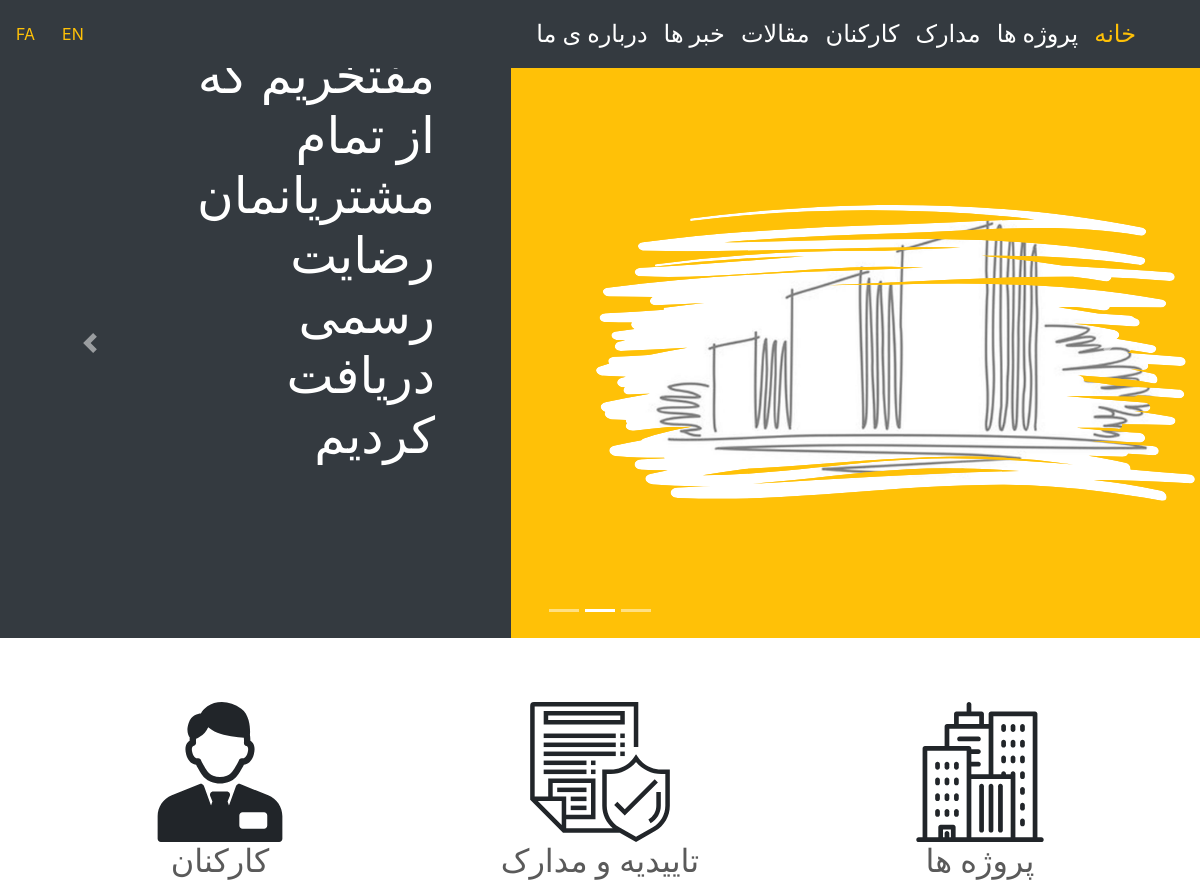
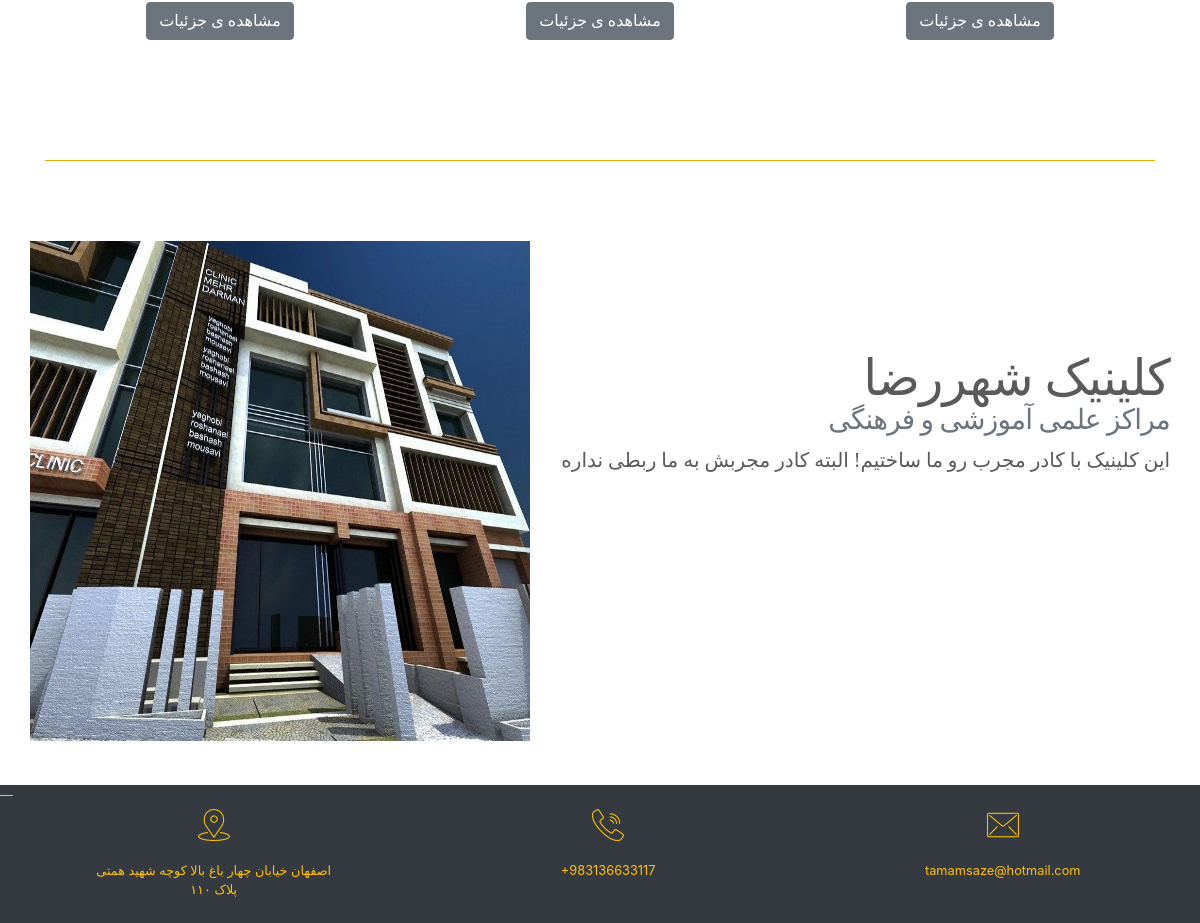
/fa/main_page/, run on the app's committed database (2 pictures, top to bottom).
### tamamsazehFa/models.py (models this page shows, shortened)
class ProjectFa(models.Model):
    Album = models.ManyToManyField(ProjectImage, blank=True)
    Title = models.CharField(max_length=200)
    info = models.TextField(blank=True)
    genre = models.CharField(max_length=2, choices=GENRE, default='7')
    isImportant = models.BooleanField(blank=True)

### tamamsazeh/models.py (models this page shows, shortened)
class ProjectImage(models.Model):
    image = models.ImageField(blank=True)
    image_name = models.CharField(max_length=300, default='image')
    isPromo=models.BooleanField(blank=True)

### tamamsazehFa/views.py (the view)
# urls.py: path('',main_page)
def main_page(request):
    return render(request=request, template_name='tamamsazehFa/main_page.html',context={
        'projects': ProjectFa.objects.all(),
        'genres': GENRE,
        'num':7
    })

### tamamsazehFa/templates/tamamsazehFa/main_page.html (shortened to what this page needs)
{% extends "tamamsazehFa/base.html" %}
{% block home %}text-warning{% endblock %}
{% block content %}
<main role="main">
    <div class="bd-example">
        <div id="carouselExampleCaptions" class="carousel slide" data-ride="carousel">
            <ol class="carousel-indicators">
                <li data-target="#carouselExampleCaptions" data-slide-to="0" class="active"></li>
                <li data-target="#carouselExampleCaptions" data-slide-to="1"></li>
                <li data-target="#carouselExampleCaptions" data-slide-to="2"></li>
            </ol>
            <div class="carousel-inner" style="height: 590px!important;">
                <div class="carousel-item row align-items-center " style="height: 590px!important;">
                    <img src="/static/img/slides/slidef02.png" class="d-block">
                    <div class="carousel-caption  text-header text-right" style="padding-right:30px;width: 25%;position:absolute;bottom:9rem;">
                        <h1 style="font-size: 50px">مفتخریم که از تمام مشتریانمان رضایت رسمی دریافت کردیم</h1>
                    </div>
                </div>
            </div>
            <a class="carousel-control-prev" href="#carouselExampleCaptions" role="button" data-slide="prev">
                <span class="carousel-control-prev-icon" aria-hidden="true"></span>
            </a>
            <a class="carousel-control-next" href="#carouselExampleCaptions" role="button" data-slide="next">
                <span class="carousel-control-next-icon" aria-hidden="true"></span>
            </a>
        </div>
    </div>
    <div class="container marketing">
        <div class="row" style="font-family: Zar;!important;font-size: 10px">
            <div class="col-lg-4" >
                <img class=" bd-placeholder-img rounded" width="140px" height="140px"
                     src="/static/img/manager-avatar.svg"/>
                <h2>کارکنان</h2>
                <p><a class="btn btn-secondary" href="/fa/crew" role="button">مشاهده ی جزئیات</a></p>
            </div>
            <div class="col-lg-4">
                <img class=" bd-placeholder-img rounded" width="140px" height="140px" src="/static/img/warranty.svg"/>
                <h2>تاییدیه و مدارک</h2>
                <p><a class="btn btn-secondary" href="/fa/certifications" role="button">مشاهده ی جزئیات</a></p>
            </div>
            <div class="col-lg-4">
                <img class=" bd-placeholder-img rounded" width="140px" height="140px" src="/static/img/skyline.svg"/>
                <h2>پروژه ها</h2>
                <p><a class="btn btn-secondary" href="/fa/projects" role="button">مشاهده ی جزئیات</a></p>
            </div>
        </div>
        {% for item in projects %}
        {% if item.isImportant %}
        <hr class="featurette-divider bg-warning">
        <div class="row featurette text-right text-header">
            <div class="col-md-7 order-md-2 pr-0 pl-3">
                <h2 class="featurette-heading">{{item.Title}}<br> <span
                        class="text-muted"> <h3>{% for g in genres %} {% if forloop.counter == item.genre|add:0 %}{{ g }}{% endif %}{% endfor %}</h3></span></h2>
                <p class="lead">{{item.info}}</p>
            </div>
            <div class="col-md-5 order-md-1 pl-0 ml-0">
                <img src={% for pic in item.Album.all %}{% if pic.isPromo %} {{ pic.image.url }}{%endif %}{% endfor %}
                class="bd-placeholder-img" width="500" height="500" role="img" ><title>Placeholder</title>
            </div>
        </div>
        {% endif %}
{% endfor %}
    </div>
</main>
{% endblock %}

### tamamsazehFa/templates/tamamsazehFa/base.html (shortened to what this page needs)
<!DOCTYPE html>
{% load static %}
<html >
<head>
    <link href="/static/css/bootstrap.css" rel="stylesheet">
    <link href="/static/css/carousel.css" rel="stylesheet">
<body style="height: 100%">
<div id="holder">
</head>
<header>
    {% block header %}
     <nav class="navbar navbar-expand-md navbar-dark fixed-top d-inline-block bg-dark">
        <div class="collapse navbar-collapse" id="navbarCollapse">
                <ul class="navbar-nav ml-auto flex-nowrap order-1" id="navbarTop"
                    style="direction: rtl;margin-right: 0!important;float: right;justify-self: right">
                    <li class="nav-item" id="each">
                        <a class="nav-link text-white {% block home %} {% endblock %}" href="/fa/main_page">خانه </a>
                    </li>
                    <li class="nav-item" id="each">
                        <a class="nav-link text-white {% block projects %} {% endblock %}" href="/fa/projects">پروژه
                            ها</a>
                    </li>
                    <li class="nav-item" id="each">
                        <a class="nav-link text-white {% block certifications %} {% endblock %}"
                           href="/fa/certifications">مدارک</a>
                    </li>
                    <li class="nav-item" id="each">
                        <a class="nav-link text-white {% block crew %} {% endblock %}" href="/fa/crew">کارکنان</a>
                    </li>
                    <li class="nav-item" id="each">
                        <a class="nav-link text-white {% block articles %} {% endblock %}" href="/fa/article">مقالات</a>
                    </li>
                    <li class="nav-item" id="each">
                        <a class="nav-link text-white {% block blog %} {% endblock %}" href="/fa/blog">خبر ها</a>
                    </li>
                    <li class="nav-item" id="each">
                        <a class="nav-link text-white {% block aboutUs %} {% endblock %}" href="/fa/aboutus">درباره ی
                            ما</a>
                    </li>
                </ul>
            <div class="justify-content-center align-self-center order-0">
                 <a  href="/fa/" class="text-warning">FA</a>
                <a href="/en/" class="text-warning">EN</a>
            </div>
            </div>
        </nav>
    {% endblock %}
</header>
<div >
    {% block content %}
    {% endblock %}
</div>
<br>
<br>
<br>
<br>
<br>
<br>
{% block footer %}
        <footer class="footer pt-0" id="footer">
        <div class="row bg-dark text-warning blockquote-footer p-0 m-0">
            <div class="col-md-3 mx-auto p-4 justify-content-center align-items-center text-center"><img src="/static/img/icon/placeholder.png"><br><br>اصفهان خیابان چهار باغ بالا کوچه شهید همتی پلاک ۱۱۰</div>
            <div class="col-md-3 mx-auto p-4 justify-content-center align-items-center text-center"><img src="/static/img/icon/call.png"><br><br>+983136633117</div>
            <div class="col-md-3 mx-auto p-4 justify-content-center align-items-center text-center"><img src="/static/img/icon/email.png"><br><br>tamamsaze@hotmail.com</div>
        </div>
      </footer>
    {% endblock %}
</body>
</html>

### static/css/carousel.css (style rules this page uses)
body { padding-top: 3em; color: #5a5a5a; }
.carousel { margin-bottom: 4rem; }
.carousel-caption { bottom: 20rem; z-index: 10; }
.carousel-item { height: 45rem; }
.carousel-item > img { position: absolute; top: 0; left: 0; min-width: 100%; height: 37 rem; }
.marketing .col-lg-4 { margin-bottom: 1.5rem; text-align: center; }
.marketing h2 { font-weight: 400; }
.marketing .col-lg-4 p { margin-right: .75rem; margin-left: .75rem; }
.featurette-divider { margin: 5rem 0; }
.featurette-heading { font-weight: 300; line-height: 1; letter-spacing: -.05rem; }
@media (min-width: 40em) { .featurette-heading { font-size: 50px; } }
@media (min-width: 62em) { .featurette-heading { margin-top: 7rem; } }

### tamamsazehFa/templates/tamamsazehFa/base.html (style rules this page uses)
html,body { height: 100%; }
.text-header { font-family: Zar;!important; font-size: 50px; }
#each { text-align: right; float: right; justify-self: right; font-family: Zar; font-size: x-large; }
#holder { min-height: 100%; position:relative; }
#footer { padding-bottom: 100px; }
footer { height: 100px; width:100%; position: absolute; left: 0; bottom: 0; }

### data on the page
ProjectFa: Title "کلینیک شهررضا", genres "مراکز علمی آموزشی و فرهنگی", info "این کلینیک با کادر مجرب رو ما ساختیم! البته کادر مجربش به ما ربطی نداره", image (picture)
